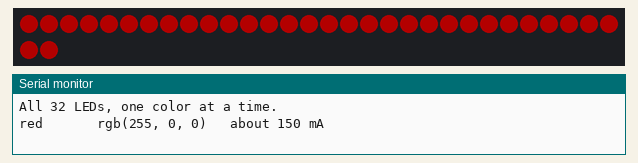
Simulated run of this sketch. Board: ESP32. Parts: 32 RGB LEDs in strip order, left to right, continuing on the next row, the last lines printed to the serial monitor. Dim RGB values are drawn brighter than linear.

Above: at 0.1 s.
At 1.6 s:
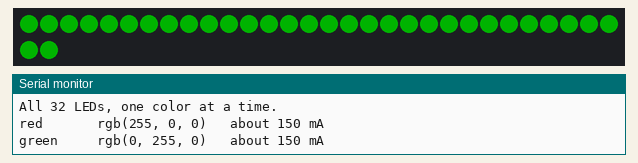
At 3.1 s:
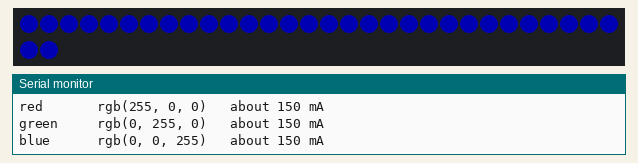
At 4.6 s:
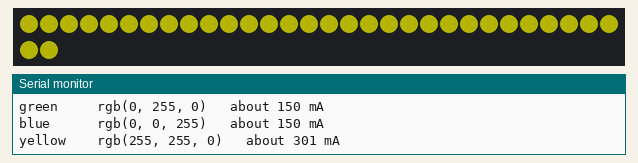
At 7.6 s:
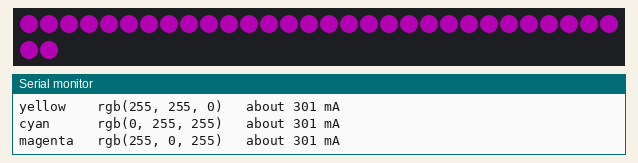
At 10.6 s:
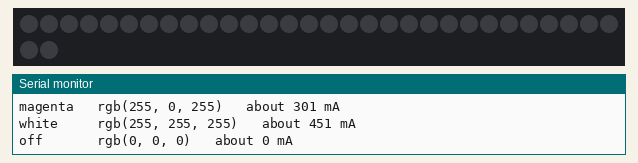

Measured:
- by itself, everything shown: repeats every 12.5 s, in 8 steps
- what the display in image 1 shows lasts 1.5 s, from 1.5 s to 3.0 s
- what the display in image 5 shows lasts 2.0 s, from 10.5 s to 12.5 s

The sketch:

l4a_all_one_color.ino
```cpp
/*
  l4a_all_one_color.ino
  Porpoise Robotics - Pathfinder beginner course (Nintendo Switch track), Lesson 4

  WHAT THIS PROGRAM DOES
  ----------------------
  Sets all 32 LEDs to the same color, one color after another, using a for
  loop. Nothing moves. It also prints how much current that color is drawing
  from the battery, which turns out to matter a great deal.

  BEFORE YOU CAN COMPILE THIS
  ---------------------------
  1. Board package: "esp32_bluepad32" by Ricardo Quesada, version 4.1.0
       Tools > Board > esp32_bluepad32 > "ESP32 Dev Module".
  2. Library: "Adafruit NeoPixel" by Adafruit

  THE POWER BUDGET - READ THIS BEFORE YOU TURN THE BRIGHTNESS UP
  --------------------------------------------------------------
  Each NeoPixel holds three LEDs: one red, one green, one blue. Each of those
  draws about 20 mA at full brightness, so one pixel showing full white draws
  about 60 mA. Our vehicle has 32 of them:

        32 pixels x 60 mA = 1920 mA, which is nearly 2 amps
        1920 mA x 5 V     = 9600 mW, or 9.6 watts

  That is a lot of power to pull through a small board, and it makes real heat.
  Two things keep it sane:
    - setBrightness() scales EVERY pixel down before it is sent. At 60 out of
      255 you are drawing roughly a quarter of the worst case.
    - Colored light is cheaper than white. Pure red only lights one of the
      three LEDs in each pixel, so it costs about a third of what white costs.

  This is why the vehicle programs run the LEDs at about 120 rather than 255,
  and why full white across all 32 is used for a moment and not held.

  WHAT TO TRY
  -----------
  1. Watch the estimated current print for each color. Which color is
     cheapest? Which is most expensive? Why?
  2. Change BRIGHTNESS to 255 and put your hand near the LED bars after a
     minute of white. Then put it back to 60.
  3. Change the for loop to  i = i + 2  and see what happens. Why?
  4. Use strip.fill() instead of the loop. Look up what arguments it takes.
     Does it do the same thing in fewer lines?
*/

#include <Adafruit_NeoPixel.h>

const int LED_PIN    = 5;
const int LED_COUNT  = 32;
const int BRIGHTNESS = 60;

Adafruit_NeoPixel strip(LED_COUNT, LED_PIN, NEO_GRB + NEO_KHZ800);

void setup() {
  Serial.begin(115200);

  strip.begin();
  strip.setBrightness(BRIGHTNESS);
  strip.clear();
  strip.show();

  Serial.println("All 32 LEDs, one color at a time.");
}

/*
  Sets every LED on the strip to one color and works out roughly how much
  current that costs.

  Each of the three colors inside a pixel draws about 20 mA flat out, and
  setBrightness scales the value we asked for before it reaches the LED, so:

        current for one color channel = 20 mA x (value/255) x (brightness/255)

  This is an estimate, not a measurement. The advanced vehicles carry a real
  current sensor - you will meet it if you move on to Op Program 12.
*/
void fillAll(const char *name, int red, int green, int blue) {
  for (int i = 0; i < LED_COUNT; i++) {
    strip.setPixelColor(i, strip.Color(red, green, blue));
  }
  strip.show();

  long total = (long)(red + green + blue);
  long milliamps = total * 20L * LED_COUNT * BRIGHTNESS / (255L * 255L);

  Serial.print(name);
  Serial.print("\t rgb(");
  Serial.print(red);   Serial.print(", ");
  Serial.print(green); Serial.print(", ");
  Serial.print(blue);  Serial.print(")\t about ");
  Serial.print(milliamps);
  Serial.println(" mA");
}

void loop() {
  fillAll("red    ", 255,   0,   0);
  delay(1500);

  fillAll("green  ",   0, 255,   0);
  delay(1500);

  fillAll("blue   ",   0,   0, 255);
  delay(1500);

  fillAll("yellow ", 255, 255,   0);
  delay(1500);

  fillAll("cyan   ",   0, 255, 255);
  delay(1500);

  fillAll("magenta", 255,   0, 255);
  delay(1500);

  fillAll("white  ", 255, 255, 255);
  delay(1500);

  fillAll("off    ",   0,   0,   0);
  delay(2000);
}
```
